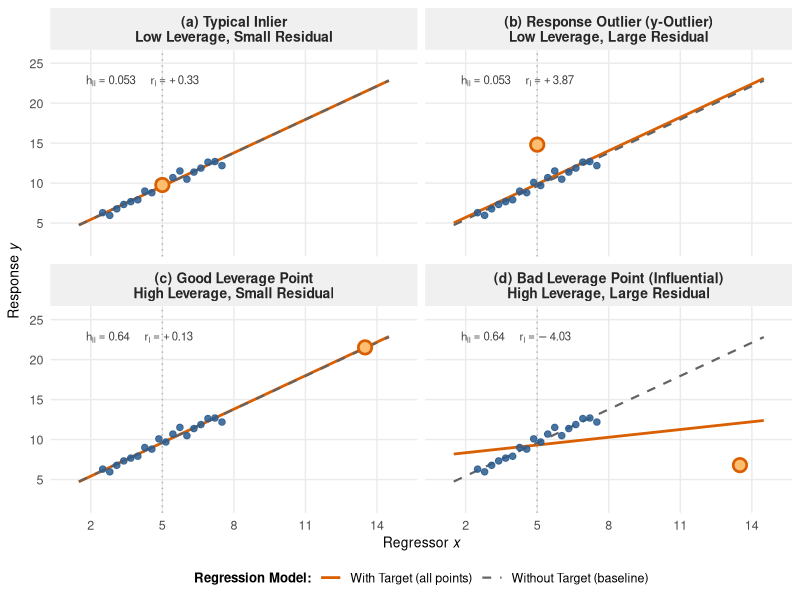

Write R code to recreate this figure.
# Influence and Outliers: Geometric Taxonomy (Lecture 11)
# Illustrates the 4-quadrant taxonomy of regression points:
#   Quadrant 1: Typical Inlier      (Low leverage, small residual)
#   Quadrant 2: y-Outlier           (Low leverage, large residual)
#   Quadrant 3: Good Leverage Point (High leverage, small residual)
#   Quadrant 4: Bad Leverage Point  (High leverage, large residual - influential)
#
# Generates: influence-geometry.pdf

library(ggplot2)

# ---- Plot configuration & theme ----------------------------------------------
pt_base_col   <- "#2b5c8f"    # Slate blue for baseline points
pt_target_col <- "#d95f02"    # Red-orange for target observation
line_full_col <- "#d95f02"    # Line with target point (solid)
line_base_col <- "#636363"    # Line without target point (dashed)

theme_lecture <- function() {
  theme_minimal(base_size = 11) +
    theme(
      panel.background = element_rect(fill = "transparent", colour = NA),
      plot.background  = element_rect(fill = "transparent", colour = NA),
      legend.background = element_rect(fill = "transparent", colour = NA),
      legend.box.background = element_rect(fill = "transparent", colour = NA),
      panel.grid.minor = element_blank(),
      strip.text = element_text(size = 10, face = "bold", colour = "grey15"),
      strip.background = element_rect(fill = "#f0f0f0", colour = NA),
      axis.title = element_text(size = 10),
      axis.text = element_text(size = 9)
    )
}

# Determine output directory
fig_dir <- if (file.exists("delivery.csv")) {
  "."
} else if (dir.exists("11_influence-outliers/figures")) {
  "11_influence-outliers/figures"
} else if (dir.exists("figures")) {
  "figures"
} else {
  "."
}

# ---- Generate synthetic baseline data ----------------------------------------
set.seed(42)
n_base <- 18
x_base <- seq(2.5, 7.5, length.out = n_base)
# True relationship: y = 2.0 + 1.5 * x + e, e ~ N(0, 0.4^2)
e_base <- rnorm(n_base, mean = 0, sd = 0.40)
y_base <- 2.0 + 1.5 * x_base + e_base

fit_base <- lm(y_base ~ x_base)
b0_base  <- coef(fit_base)[1]
b1_base  <- coef(fit_base)[2]

# Centroid of baseline
x_bar <- mean(x_base)   # 5.0
y_hat_center <- b0_base + b1_base * x_bar

# ---- Define the 4 target points ----------------------------------------------
# 1. Inlier: low leverage (at x = 5.0), small residual (on regression line)
# 2. y-Outlier: low leverage (at x = 5.0), large residual (+5 units above line)
# 3. Good Leverage: high leverage (at x = 13.5), small residual (conforms to line)
# 4. Bad Leverage: high leverage (at x = 13.5), discordant y (pulled down to y = 7.0)

x_target_high <- 13.5
y_target_good <- b0_base + b1_base * x_target_high + 0.1   # ~22.3
y_target_bad  <- 6.8                                       # severe drop

scenarios <- list(
  q1 = list(
    panel_title = "(a) Typical Inlier\nLow Leverage, Small Residual",
    x_t = 5.0,
    y_t = y_hat_center + 0.15,
    desc = "Target conforms to local pattern\nLine unaffected"
  ),
  q2 = list(
    panel_title = "(b) Response Outlier (y-Outlier)\nLow Leverage, Large Residual",
    x_t = 5.0,
    y_t = y_hat_center + 5.2,
    desc = "Shifts intercept upward\nSlope virtually unchanged"
  ),
  q3 = list(
    panel_title = "(c) Good Leverage Point\nHigh Leverage, Small Residual",
    x_t = x_target_high,
    y_t = y_target_good,
    desc = "Conforms to linear trend\nStabilizes slope, precision increases"
  ),
  q4 = list(
    panel_title = "(d) Bad Leverage Point (Influential)\nHigh Leverage, Large Residual",
    x_t = x_target_high,
    y_t = y_target_bad,
    desc = "Extreme leverage + discordance\nPulls regression line toward itself"
  )
)

# ---- Build data frames for plotting ------------------------------------------
plot_points <- data.frame()
plot_lines  <- data.frame()
plot_annot  <- data.frame()

grid_x <- seq(1.5, 14.5, length.out = 150)


for (s_id in names(scenarios)) {
  s <- scenarios[[s_id]]
  
  # Data for this scenario (18 baseline + 1 target = 19 points)
  df_scen <- data.frame(
    x = c(x_base, s$x_t),
    y = c(y_base, s$y_t),
    type = c(rep("Baseline", n_base), "Target"),
    panel = s$panel_title
  )
  
  fit_all <- lm(y ~ x, data = df_scen)
  
  # Diagnostics for target point (row 19)
  h_all    <- hatvalues(fit_all)
  r_all    <- rstandard(fit_all)
  cook_all <- cooks.distance(fit_all)
  
  h_t    <- h_all[19]
  r_t    <- r_all[19]
  cook_t <- cook_all[19]
  b0_all <- coef(fit_all)[1]
  b1_all <- coef(fit_all)[2]
  
cat(sprintf("%s:\n", gsub("\n", " - ", s$panel_title)))
cat(sprintf("  Target Point : (x = %.2f, y = %.2f)\n", s$x_t, s$y_t))
cat(sprintf("  Diagnostics  : h_ii = %.3f (2p/n = %.3f), r_i = %+.2f, Cook's D = %.3f\n",
             h_t, 2 * 2 / 19, r_t, cook_t))
cat(sprintf("  Slope without: b1 = %.3f | Slope with: b1 = %.3f (delta = %+.3f)\n\n",
             b1_base, b1_all, b1_all - b1_base))
  
  # Line predictions across grid_x
  lines_scen <- rbind(
    data.frame(
      panel = s$panel_title,
      x = grid_x,
      y = b0_base + b1_base * grid_x,
      model = "Without Target (baseline)"
    ),
    data.frame(
      panel = s$panel_title,
      x = grid_x,
      y = b0_all + b1_all * grid_x,
      model = "With Target (all points)"
    )
  )
  
  # Annotation label showing key diagnostics inside each panel
  diag_label <- sprintf("h[ii] == %.3f ~~~~~ r[i] == %+.2f\nD[i] == %.3f",
                        h_t, r_t, cook_t)
  annot_scen <- data.frame(
    panel = s$panel_title,
    x = 1.8,
    y = 23.5,
    label = diag_label
  )
  
  plot_points <- rbind(plot_points, df_scen)
  plot_lines  <- rbind(plot_lines, lines_scen)
  plot_annot  <- rbind(plot_annot, annot_scen)
}

# Preserve factor order of panels
panel_levels <- sapply(scenarios, function(s) s$panel_title)
plot_points$panel <- factor(plot_points$panel, levels = panel_levels)
plot_lines$panel  <- factor(plot_lines$panel, levels = panel_levels)
plot_annot$panel  <- factor(plot_annot$panel, levels = panel_levels)

# Separate points into baseline and target for clean layer styling
pts_base   <- subset(plot_points, type == "Baseline")
pts_target <- subset(plot_points, type == "Target")

# ---- Construct 4-panel ggplot ------------------------------------------------
p_geom <- ggplot() +
  # Reference line for x_bar centroid in regressor space
  geom_vline(xintercept = x_bar, linetype = "dotted", colour = "grey70", linewidth = 0.5) +
  # Fitted lines
  geom_line(
    data = plot_lines,
    aes(x = x, y = y, colour = model, linetype = model, linewidth = model)
  ) +
  # Baseline points
  geom_point(
    data = pts_base,
    aes(x = x, y = y),
    colour = pt_base_col,
    size = 1.9,
    alpha = 0.85
  ) +
  # Target point with highlight ring
  geom_point(
    data = pts_target,
    aes(x = x, y = y),
    colour = pt_target_col,
    fill = "#fdbf6f",
    shape = 21,
    size = 3.6,
    stroke = 1.4
  ) +
  # Diagnostic metrics annotation
  geom_text(
    data = plot_annot,
    aes(x = x, y = y, label = label),
    parse = TRUE,
    hjust = 0,
    vjust = 1,
    size = 2.9,
    colour = "grey25",
    lineheight = 0.95
  ) +
  # Faceting: 2x2 grid corresponding to the 4 quadrants
  facet_wrap(~ panel, nrow = 2, ncol = 2) +
  scale_colour_manual(
    name = "Regression Model:",
    values = c(
      "Without Target (baseline)" = line_base_col,
      "With Target (all points)"  = line_full_col
    )
  ) +
  scale_linetype_manual(
    name = "Regression Model:",
    values = c(
      "Without Target (baseline)" = "dashed",
      "With Target (all points)"  = "solid"
    )
  ) +
  scale_linewidth_manual(
    name = "Regression Model:",
    values = c(
      "Without Target (baseline)" = 0.75,
      "With Target (all points)"  = 0.95
    )
  ) +
  scale_x_continuous(
    name = expression(Regressor ~ italic(x)),
    limits = c(1.0, 15.0),
    breaks = seq(2, 14, by = 3)
  ) +
  scale_y_continuous(
    name = expression(Response ~ italic(y)),
    limits = c(2.0, 25.5),
    breaks = seq(5, 25, by = 5)
  ) +
  theme_lecture() +
  theme(
    legend.position = "bottom",
    legend.title = element_text(size = 9.5, face = "bold"),
    legend.text = element_text(size = 9),
    legend.margin = margin(t = -3, b = 2)
  )

# ---- Save PDF ----------------------------------------------------------------
out_path <- file.path(fig_dir, "influence-geometry.pdf")
ggsave(
  filename = out_path,
  plot = p_geom,
  bg = "transparent",
  device = cairo_pdf,
  width = 6.8,
  height = 5.2
)
